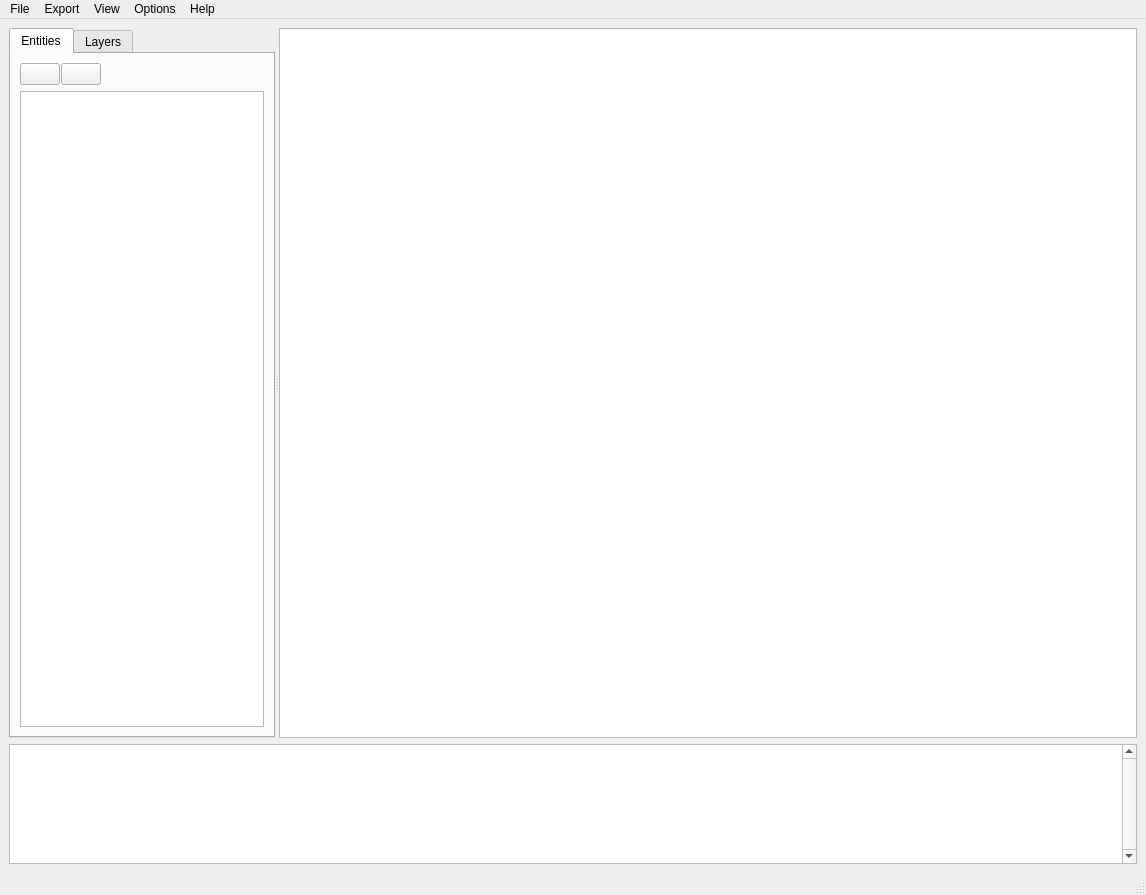
<?xml version="1.0" encoding="UTF-8"?>
<ui version="4.0">
 <class>MainWindow</class>
 <widget class="QMainWindow" name="MainWindow">
  <property name="geometry">
   <rect>
    <x>0</x>
    <y>0</y>
    <width>1146</width>
    <height>895</height>
   </rect>
  </property>
  <property name="windowTitle">
   <string>MainWindow</string>
  </property>
  <widget class="QWidget" name="centralwidget">
   <layout class="QVBoxLayout" name="verticalLayout">
    <item>
     <widget class="QSplitter" name="splitter">
      <property name="orientation">
       <enum>Qt::Horizontal</enum>
      </property>
      <property name="childrenCollapsible">
       <bool>false</bool>
      </property>
      <widget class="QTabWidget" name="mytabWidget">
       <property name="sizePolicy">
        <sizepolicy hsizetype="Preferred" vsizetype="Expanding">
         <horstretch>2</horstretch>
         <verstretch>0</verstretch>
        </sizepolicy>
       </property>
       <property name="minimumSize">
        <size>
         <width>200</width>
         <height>0</height>
        </size>
       </property>
       <property name="currentIndex">
        <number>0</number>
       </property>
       <widget class="QWidget" name="tab">
        <attribute name="title">
         <string>Entities</string>
        </attribute>
        <layout class="QVBoxLayout" name="verticalLayout_3">
         <item>
          <layout class="QHBoxLayout" name="horizontalLayout_5">
           <property name="spacing">
            <number>1</number>
           </property>
           <item>
            <widget class="QPushButton" name="blocksCollapsePushButton">
             <property name="sizePolicy">
              <sizepolicy hsizetype="Fixed" vsizetype="Fixed">
               <horstretch>0</horstretch>
               <verstretch>0</verstretch>
              </sizepolicy>
             </property>
             <property name="toolTip">
              <string>Collapse all items</string>
             </property>
             <property name="icon">
              <iconset resource="dxf2gcode_images.qrc">
               <normaloff>:/images/collapse-all.png</normaloff>:/images/collapse-all.png</iconset>
             </property>
             <property name="iconSize">
              <size>
               <width>24</width>
               <height>24</height>
              </size>
             </property>
            </widget>
           </item>
           <item>
            <widget class="QPushButton" name="blocksExpandPushButton">
             <property name="sizePolicy">
              <sizepolicy hsizetype="Fixed" vsizetype="Fixed">
               <horstretch>0</horstretch>
               <verstretch>0</verstretch>
              </sizepolicy>
             </property>
             <property name="toolTip">
              <string>Expand all items</string>
             </property>
             <property name="icon">
              <iconset resource="dxf2gcode_images.qrc">
               <normaloff>:/images/expand-all.png</normaloff>:/images/expand-all.png</iconset>
             </property>
             <property name="iconSize">
              <size>
               <width>24</width>
               <height>24</height>
              </size>
             </property>
            </widget>
           </item>
           <item>
            <spacer name="horizontalSpacer_2">
             <property name="orientation">
              <enum>Qt::Horizontal</enum>
             </property>
             <property name="sizeHint" stdset="0">
              <size>
               <width>13</width>
               <height>20</height>
              </size>
             </property>
            </spacer>
           </item>
          </layout>
         </item>
         <item>
          <widget class="MyTreeView" name="entitiesTreeView">
           <property name="sizePolicy">
            <sizepolicy hsizetype="Preferred" vsizetype="Expanding">
             <horstretch>0</horstretch>
             <verstretch>0</verstretch>
            </sizepolicy>
           </property>
          </widget>
         </item>
        </layout>
       </widget>
       <widget class="QWidget" name="tab_2">
        <attribute name="title">
         <string>Layers</string>
        </attribute>
        <layout class="QVBoxLayout" name="verticalLayout_5">
         <property name="spacing">
          <number>1</number>
         </property>
         <property name="margin">
          <number>5</number>
         </property>
         <item>
          <layout class="QHBoxLayout" name="horizontalLayout_4">
           <property name="spacing">
            <number>1</number>
           </property>
           <item>
            <widget class="QPushButton" name="layersCollapsePushButton">
             <property name="sizePolicy">
              <sizepolicy hsizetype="Fixed" vsizetype="Fixed">
               <horstretch>0</horstretch>
               <verstretch>0</verstretch>
              </sizepolicy>
             </property>
             <property name="toolTip">
              <string>Collapse all items</string>
             </property>
             <property name="icon">
              <iconset resource="dxf2gcode_images.qrc">
               <normaloff>:/images/collapse-all.png</normaloff>:/images/collapse-all.png</iconset>
             </property>
             <property name="iconSize">
              <size>
               <width>24</width>
               <height>24</height>
              </size>
             </property>
            </widget>
           </item>
           <item>
            <widget class="QPushButton" name="layersExpandPushButton">
             <property name="sizePolicy">
              <sizepolicy hsizetype="Fixed" vsizetype="Fixed">
               <horstretch>0</horstretch>
               <verstretch>0</verstretch>
              </sizepolicy>
             </property>
             <property name="toolTip">
              <string>Expand all items</string>
             </property>
             <property name="icon">
              <iconset resource="dxf2gcode_images.qrc">
               <normaloff>:/images/expand-all.png</normaloff>:/images/expand-all.png</iconset>
             </property>
             <property name="iconSize">
              <size>
               <width>24</width>
               <height>24</height>
              </size>
             </property>
            </widget>
           </item>
           <item>
            <spacer name="horizontalSpacer">
             <property name="orientation">
              <enum>Qt::Horizontal</enum>
             </property>
             <property name="sizeHint" stdset="0">
              <size>
               <width>13</width>
               <height>20</height>
              </size>
             </property>
            </spacer>
           </item>
           <item>
            <widget class="QPushButton" name="layersGoUpPushButton">
             <property name="sizePolicy">
              <sizepolicy hsizetype="Fixed" vsizetype="Fixed">
               <horstretch>0</horstretch>
               <verstretch>0</verstretch>
              </sizepolicy>
             </property>
             <property name="toolTip">
              <string>Move-up the selected shape/layer</string>
             </property>
             <property name="icon">
              <iconset resource="dxf2gcode_images.qrc">
               <normaloff>:/images/go-up.png</normaloff>:/images/go-up.png</iconset>
             </property>
             <property name="iconSize">
              <size>
               <width>24</width>
               <height>24</height>
              </size>
             </property>
            </widget>
           </item>
           <item>
            <widget class="QPushButton" name="layersGoDownPushButton">
             <property name="sizePolicy">
              <sizepolicy hsizetype="Fixed" vsizetype="Fixed">
               <horstretch>0</horstretch>
               <verstretch>0</verstretch>
              </sizepolicy>
             </property>
             <property name="toolTip">
              <string>Move-down the selected shape/layer</string>
             </property>
             <property name="icon">
              <iconset resource="dxf2gcode_images.qrc">
               <normaloff>:/images/go-down.png</normaloff>:/images/go-down.png</iconset>
             </property>
             <property name="iconSize">
              <size>
               <width>24</width>
               <height>24</height>
              </size>
             </property>
            </widget>
           </item>
          </layout>
         </item>
         <item>
          <widget class="MyTreeView" name="layersShapesTreeView">
           <property name="sizePolicy">
            <sizepolicy hsizetype="Preferred" vsizetype="Expanding">
             <horstretch>0</horstretch>
             <verstretch>0</verstretch>
            </sizepolicy>
           </property>
          </widget>
         </item>
         <item>
          <widget class="QFrame" name="millSettingsFrame">
           <property name="frameShape">
            <enum>QFrame::StyledPanel</enum>
           </property>
           <property name="frameShadow">
            <enum>QFrame::Raised</enum>
           </property>
           <property name="lineWidth">
            <number>0</number>
           </property>
           <layout class="QVBoxLayout" name="verticalLayout_4">
            <property name="spacing">
             <number>0</number>
            </property>
            <property name="margin">
             <number>2</number>
            </property>
            <item>
             <layout class="QHBoxLayout" name="horizontalLayout_3">
              <item>
               <widget class="QComboBox" name="toolDiameterComboBox">
                <property name="sizePolicy">
                 <sizepolicy hsizetype="Preferred" vsizetype="Fixed">
                  <horstretch>0</horstretch>
                  <verstretch>0</verstretch>
                 </sizepolicy>
                </property>
                <property name="maxVisibleItems">
                 <number>20</number>
                </property>
               </widget>
              </item>
              <item>
               <layout class="QVBoxLayout" name="verticalLayout_2">
                <property name="spacing">
                 <number>0</number>
                </property>
                <item>
                 <layout class="QHBoxLayout" name="horizontalLayout">
                  <item>
                   <widget class="QLabel" name="label_11">
                    <property name="sizePolicy">
                     <sizepolicy hsizetype="Maximum" vsizetype="Preferred">
                      <horstretch>0</horstretch>
                      <verstretch>0</verstretch>
                     </sizepolicy>
                    </property>
                    <property name="text">
                     <string>⌀</string>
                    </property>
                   </widget>
                  </item>
                  <item>
                   <widget class="QLabel" name="toolDiameterLabel">
                    <property name="sizePolicy">
                     <sizepolicy hsizetype="Maximum" vsizetype="Preferred">
                      <horstretch>0</horstretch>
                      <verstretch>0</verstretch>
                     </sizepolicy>
                    </property>
                    <property name="text">
                     <string>[mm]</string>
                    </property>
                   </widget>
                  </item>
                  <item>
                   <widget class="QLabel" name="label_12">
                    <property name="sizePolicy">
                     <sizepolicy hsizetype="Maximum" vsizetype="Preferred">
                      <horstretch>0</horstretch>
                      <verstretch>0</verstretch>
                     </sizepolicy>
                    </property>
                    <property name="text">
                     <string>/ speed </string>
                    </property>
                   </widget>
                  </item>
                  <item>
                   <widget class="QLabel" name="toolSpeedLabel">
                    <property name="sizePolicy">
                     <sizepolicy hsizetype="Maximum" vsizetype="Preferred">
                      <horstretch>0</horstretch>
                      <verstretch>0</verstretch>
                     </sizepolicy>
                    </property>
                    <property name="text">
                     <string>[rpm]</string>
                    </property>
                   </widget>
                  </item>
                 </layout>
                </item>
                <item>
                 <layout class="QHBoxLayout" name="horizontalLayout_2">
                  <item>
                   <widget class="QLabel" name="label_13">
                    <property name="sizePolicy">
                     <sizepolicy hsizetype="Maximum" vsizetype="Preferred">
                      <horstretch>0</horstretch>
                      <verstretch>0</verstretch>
                     </sizepolicy>
                    </property>
                    <property name="text">
                     <string>start radius (comp) </string>
                    </property>
                   </widget>
                  </item>
                  <item>
                   <widget class="QLabel" name="startRadiusLabel">
                    <property name="sizePolicy">
                     <sizepolicy hsizetype="Maximum" vsizetype="Preferred">
                      <horstretch>0</horstretch>
                      <verstretch>0</verstretch>
                     </sizepolicy>
                    </property>
                    <property name="text">
                     <string>[mm]</string>
                    </property>
                   </widget>
                  </item>
                 </layout>
                </item>
               </layout>
              </item>
             </layout>
            </item>
            <item>
             <layout class="QGridLayout" name="gridLayout">
              <property name="verticalSpacing">
               <number>0</number>
              </property>
              <item row="0" column="0">
               <widget class="QLabel" name="startAtXLabel">
                <property name="text">
                 <string>Start at X [mm]</string>
                </property>
               </widget>
              </item>
              <item row="0" column="1">
               <widget class="QLineEdit" name="startAtXLineEdit">
                <property name="sizePolicy">
                 <sizepolicy hsizetype="Preferred" vsizetype="Fixed">
                  <horstretch>0</horstretch>
                  <verstretch>0</verstretch>
                 </sizepolicy>
                </property>
               </widget>
              </item>
              <item row="1" column="0">
               <widget class="QLabel" name="startAtYLabel">
                <property name="text">
                 <string>Start at Y [mm]</string>
                </property>
               </widget>
              </item>
              <item row="1" column="1">
               <widget class="QLineEdit" name="startAtYLineEdit">
                <property name="sizePolicy">
                 <sizepolicy hsizetype="Preferred" vsizetype="Fixed">
                  <horstretch>0</horstretch>
                  <verstretch>0</verstretch>
                 </sizepolicy>
                </property>
               </widget>
              </item>
              <item row="2" column="0">
               <widget class="QLabel" name="label_6">
                <property name="text">
                 <string>Z retraction area [mm]</string>
                </property>
               </widget>
              </item>
              <item row="2" column="1">
               <widget class="QLineEdit" name="zRetractionArealLineEdit">
                <property name="sizePolicy">
                 <sizepolicy hsizetype="Preferred" vsizetype="Fixed">
                  <horstretch>0</horstretch>
                  <verstretch>0</verstretch>
                 </sizepolicy>
                </property>
               </widget>
              </item>
              <item row="3" column="0">
               <widget class="QLabel" name="label_5">
                <property name="text">
                 <string>Z safety margin [mm]</string>
                </property>
               </widget>
              </item>
              <item row="3" column="1">
               <widget class="QLineEdit" name="zSafetyMarginLineEdit">
                <property name="sizePolicy">
                 <sizepolicy hsizetype="Preferred" vsizetype="Fixed">
                  <horstretch>0</horstretch>
                  <verstretch>0</verstretch>
                 </sizepolicy>
                </property>
               </widget>
              </item>
              <item row="4" column="0">
               <widget class="QLabel" name="label_9">
                <property name="text">
                 <string>Z infeed depth [mm]</string>
                </property>
               </widget>
              </item>
              <item row="4" column="1">
               <widget class="QLineEdit" name="zInfeedDepthLineEdit">
                <property name="sizePolicy">
                 <sizepolicy hsizetype="Preferred" vsizetype="Fixed">
                  <horstretch>0</horstretch>
                  <verstretch>0</verstretch>
                 </sizepolicy>
                </property>
               </widget>
              </item>
              <item row="5" column="0">
               <widget class="QLabel" name="label_14">
                <property name="text">
                 <string>Workpiece top Z [mm]</string>
                </property>
               </widget>
              </item>
              <item row="5" column="1">
               <widget class="QLineEdit" name="zInitialMillDepthLineEdit">
                <property name="sizePolicy">
                 <sizepolicy hsizetype="Preferred" vsizetype="Fixed">
                  <horstretch>0</horstretch>
                  <verstretch>0</verstretch>
                 </sizepolicy>
                </property>
                <property name="toolTip">
                 <string>Milling will start at Z = &quot;Worpiece top Z&quot; - &quot;Z infeed depth&quot;</string>
                </property>
               </widget>
              </item>
              <item row="6" column="0">
               <widget class="QLabel" name="label_8">
                <property name="text">
                 <string>Z final mill depth [mm]</string>
                </property>
               </widget>
              </item>
              <item row="6" column="1">
               <widget class="QLineEdit" name="zFinalMillDepthLineEdit">
                <property name="sizePolicy">
                 <sizepolicy hsizetype="Preferred" vsizetype="Fixed">
                  <horstretch>0</horstretch>
                  <verstretch>0</verstretch>
                 </sizepolicy>
                </property>
               </widget>
              </item>
              <item row="7" column="0">
               <widget class="QLabel" name="label_7">
                <property name="text">
                 <string>G1 feed XY-directions [mm/min]</string>
                </property>
                <property name="wordWrap">
                 <bool>true</bool>
                </property>
               </widget>
              </item>
              <item row="7" column="1">
               <widget class="QLineEdit" name="g1FeedXYLineEdit">
                <property name="sizePolicy">
                 <sizepolicy hsizetype="Preferred" vsizetype="Fixed">
                  <horstretch>0</horstretch>
                  <verstretch>0</verstretch>
                 </sizepolicy>
                </property>
               </widget>
              </item>
              <item row="8" column="0">
               <widget class="QLabel" name="label_10">
                <property name="text">
                 <string>G1 feed Z-direction [mm/min]</string>
                </property>
                <property name="wordWrap">
                 <bool>true</bool>
                </property>
               </widget>
              </item>
              <item row="8" column="1">
               <widget class="QLineEdit" name="g1FeedZLineEdit">
                <property name="sizePolicy">
                 <sizepolicy hsizetype="Preferred" vsizetype="Fixed">
                  <horstretch>0</horstretch>
                  <verstretch>0</verstretch>
                 </sizepolicy>
                </property>
               </widget>
              </item>
             </layout>
            </item>
           </layout>
          </widget>
         </item>
        </layout>
       </widget>
      </widget>
      <widget class="MyGraphicsView" name="MyGraphicsView">
       <property name="sizePolicy">
        <sizepolicy hsizetype="Expanding" vsizetype="Expanding">
         <horstretch>7</horstretch>
         <verstretch>0</verstretch>
        </sizepolicy>
       </property>
       <property name="contextMenuPolicy">
        <enum>Qt::DefaultContextMenu</enum>
       </property>
       <property name="toolTip">
        <string>Graphic Area for drawing
</string>
       </property>
      </widget>
     </widget>
    </item>
    <item>
     <widget class="myMessageBox" name="myMessageBox">
      <property name="sizePolicy">
       <sizepolicy hsizetype="Expanding" vsizetype="Maximum">
        <horstretch>0</horstretch>
        <verstretch>0</verstretch>
       </sizepolicy>
      </property>
      <property name="maximumSize">
       <size>
        <width>16777215</width>
        <height>120</height>
       </size>
      </property>
      <property name="verticalScrollBarPolicy">
       <enum>Qt::ScrollBarAlwaysOn</enum>
      </property>
     </widget>
    </item>
   </layout>
  </widget>
  <widget class="QMenuBar" name="menubar">
   <property name="geometry">
    <rect>
     <x>0</x>
     <y>0</y>
     <width>1146</width>
     <height>25</height>
    </rect>
   </property>
   <widget class="QMenu" name="menuFile">
    <property name="title">
     <string>File</string>
    </property>
    <addaction name="actionLoad_File"/>
    <addaction name="actionReload_File"/>
    <addaction name="separator"/>
    <addaction name="actionExit"/>
   </widget>
   <widget class="QMenu" name="menuExport">
    <property name="enabled">
     <bool>true</bool>
    </property>
    <property name="statusTip">
     <string>Export the current project to G-Code</string>
    </property>
    <property name="title">
     <string>Export</string>
    </property>
    <addaction name="separator"/>
    <addaction name="actionOptimize_Shape"/>
    <addaction name="actionExport_Shapes"/>
    <addaction name="actionOptimize_and_Export_shapes"/>
   </widget>
   <widget class="QMenu" name="menuView">
    <property name="title">
     <string>View</string>
    </property>
    <addaction name="actionShow_WP_Zero"/>
    <addaction name="actionShow_path_directions"/>
    <addaction name="actionShow_disabled_paths"/>
    <addaction name="actionLive_update_export_route"/>
    <addaction name="separator"/>
    <addaction name="actionAutoscale"/>
    <addaction name="separator"/>
    <addaction name="actionDelete_G0_paths"/>
   </widget>
   <widget class="QMenu" name="menuTolerances">
    <property name="title">
     <string>Options</string>
    </property>
    <addaction name="actionTolerances"/>
    <addaction name="separator"/>
    <addaction name="actionScale_all"/>
    <addaction name="actionRotate_all"/>
    <addaction name="separator"/>
    <addaction name="actionMove_WP_zero"/>
   </widget>
   <widget class="QMenu" name="menuHelp">
    <property name="title">
     <string>Help</string>
    </property>
    <addaction name="actionAbout"/>
   </widget>
   <addaction name="menuFile"/>
   <addaction name="menuExport"/>
   <addaction name="menuView"/>
   <addaction name="menuTolerances"/>
   <addaction name="menuHelp"/>
  </widget>
  <widget class="QStatusBar" name="statusbar"/>
  <action name="actionLoad_File">
   <property name="text">
    <string>Load File</string>
   </property>
   <property name="statusTip">
    <string>Load DXF or other supportet document</string>
   </property>
   <property name="shortcut">
    <string>Ctrl+L</string>
   </property>
  </action>
  <action name="actionExit">
   <property name="icon">
    <iconset resource="dxf2gcode_images.qrc">
     <normaloff>:/images/delete.png</normaloff>:/images/delete.png</iconset>
   </property>
   <property name="text">
    <string>Exit</string>
   </property>
   <property name="statusTip">
    <string>Exit DXF2GCODE and close window</string>
   </property>
   <property name="shortcut">
    <string>Ctrl+Q</string>
   </property>
  </action>
  <action name="actionShow_WP_Zero">
   <property name="checkable">
    <bool>true</bool>
   </property>
   <property name="checked">
    <bool>true</bool>
   </property>
   <property name="enabled">
    <bool>false</bool>
   </property>
   <property name="text">
    <string>Show WP zero</string>
   </property>
   <property name="statusTip">
    <string>Show the Workpiece Zero symbol in the plot.</string>
   </property>
  </action>
  <action name="actionShow_path_directions">
   <property name="checkable">
    <bool>true</bool>
   </property>
   <property name="checked">
    <bool>false</bool>
   </property>
   <property name="enabled">
    <bool>false</bool>
   </property>
   <property name="text">
    <string>Show path directions</string>
   </property>
   <property name="statusTip">
    <string>Always shows the path direction in the plot (not only while selected)</string>
   </property>
  </action>
  <action name="actionShow_disabled_paths">
   <property name="checkable">
    <bool>true</bool>
   </property>
   <property name="checked">
    <bool>false</bool>
   </property>
   <property name="enabled">
    <bool>false</bool>
   </property>
   <property name="text">
    <string>Show disabled paths</string>
   </property>
  </action>
  <action name="actionAutoscale">
   <property name="enabled">
    <bool>false</bool>
   </property>
   <property name="text">
    <string>Autoscale</string>
   </property>
  </action>
  <action name="actionDelete_G0_paths">
   <property name="enabled">
    <bool>false</bool>
   </property>
   <property name="text">
    <string>Delete G0 paths</string>
   </property>
  </action>
  <action name="actionTolerances">
   <property name="text">
    <string>Tolerances</string>
   </property>
  </action>
  <action name="actionScale_all">
   <property name="enabled">
    <bool>false</bool>
   </property>
   <property name="text">
    <string>Scale all</string>
   </property>
  </action>
  <action name="actionRotate_all">
   <property name="enabled">
    <bool>false</bool>
   </property>
   <property name="text">
    <string>Rotate all</string>
   </property>
  </action>
  <action name="actionMove_WP_zero">
   <property name="enabled">
    <bool>false</bool>
   </property>
   <property name="text">
    <string>Move WP zero</string>
   </property>
  </action>
  <action name="actionAbout">
   <property name="text">
    <string>About</string>
   </property>
  </action>
  <action name="actionOptimize_Shape">
   <property name="text">
    <string>Optimize Paths </string>
   </property>
   <property name="shortcut">
    <string>Ctrl+Shift+O</string>
   </property>
  </action>
  <action name="actionExport_Shapes">
   <property name="text">
    <string>Export Shapes</string>
   </property>
   <property name="shortcut">
    <string>Ctrl+Shift+E</string>
   </property>
  </action>
  <action name="actionOptimize_and_Export_shapes">
   <property name="text">
    <string>Optimize and Export shapes</string>
   </property>
   <property name="shortcut">
    <string>Ctrl+E</string>
   </property>
  </action>
  <action name="actionLive_update_export_route">
   <property name="checkable">
    <bool>true</bool>
   </property>
   <property name="enabled">
    <bool>false</bool>
   </property>
   <property name="text">
    <string>Live update export route</string>
   </property>
  </action>
  <action name="actionReload_File">
   <property name="text">
    <string>Reload File</string>
   </property>
   <property name="shortcut">
    <string>Ctrl+R</string>
   </property>
  </action>
 </widget>
 <customwidgets>
  <customwidget>
   <class>MyGraphicsView</class>
   <extends>QGraphicsView</extends>
   <header>Gui.myCanvasClass</header>
  </customwidget>
  <customwidget>
   <class>myMessageBox</class>
   <extends>QTextBrowser</extends>
   <header>Gui.myMessageBox</header>
  </customwidget>
  <customwidget>
   <class>MyTreeView</class>
   <extends>QTreeView</extends>
   <header>Gui.myTreeView</header>
  </customwidget>
 </customwidgets>
 <resources>
  <include location="dxf2gcode_images.qrc"/>
 </resources>
 <connections>
  <connection>
   <sender>layersCollapsePushButton</sender>
   <signal>clicked()</signal>
   <receiver>layersShapesTreeView</receiver>
   <slot>collapseAll()</slot>
   <hints>
    <hint type="sourcelabel">
     <x>41</x>
     <y>85</y>
    </hint>
    <hint type="destinationlabel">
     <x>120</x>
     <y>309</y>
    </hint>
   </hints>
  </connection>
  <connection>
   <sender>layersExpandPushButton</sender>
   <signal>clicked()</signal>
   <receiver>layersShapesTreeView</receiver>
   <slot>expandAll()</slot>
   <hints>
    <hint type="sourcelabel">
     <x>80</x>
     <y>85</y>
    </hint>
    <hint type="destinationlabel">
     <x>120</x>
     <y>309</y>
    </hint>
   </hints>
  </connection>
 </connections>
</ui>
